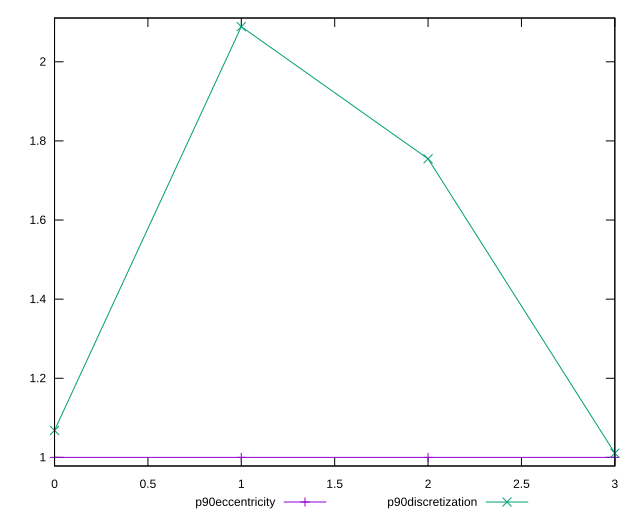

Reproduce this figure in gnuplot.
reset

$p90Eccentricity <<EOF
0 1
1 0.9999999999999991
2 1.0000000000000002
3 1.0000000000000002
EOF

$p90Discretization <<EOF
0 1.0681818181818181
1 2.088888888888889
2 1.7547169811320755
3 1.010752688172043
EOF

set key outside below
set xrange [0:3]
set yrange [0.9782222222222213:2.110666666666667]
set trange [0.9782222222222213:2.110666666666667]
set terminal svg size 640, 520 enhanced background rgb 'white'
set output "reports/report_00027_2021-02-24T12-40-31.850Z/estimated-input-latency/progression/eccentricity.svg"

plot $p90Eccentricity title "p90eccentricity" with linespoints, \
     $p90Discretization title "p90discretization" with linespoints

reset
